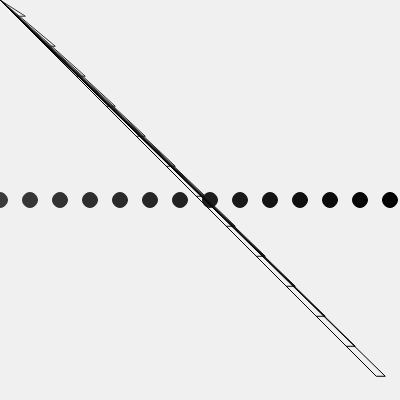
Frame 1 (no input)
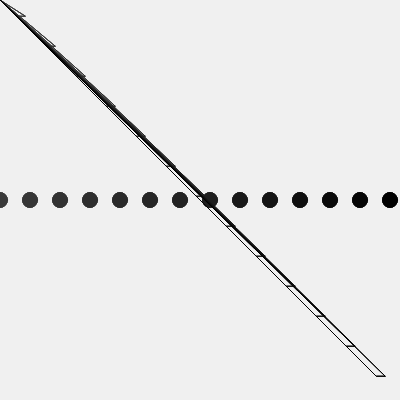
Frame 60 (no input)
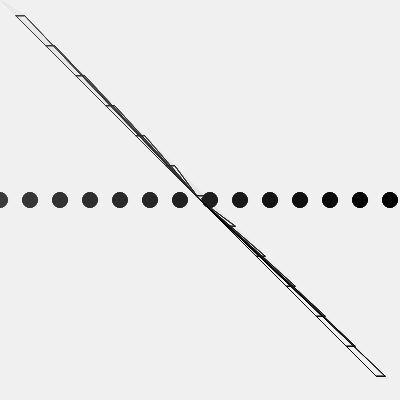
Frame 120 (the mouse pressed at the canvas centre since frame 60)

The p5.js sketch that drew these frames (run headless with seeded random() and noise() and a simulated clock; from frame 60 on, the mouse is pressed at the canvas centre):

// p5.js sketch
// ── sketch.js
// DM2008 — Activity 2b
// (Pattern Making, 40 min)
const size = 15;
const space = 30;

function setup() {
  createCanvas(400, 400);
  background(240);
 
}

function draw() {
  // background(200, 50);
   for (let i = 0; i < width; i += size) {
    // Alternate colors using % (modulo)
    if (i % space == 0) {
      fill(0); // black
      if (keyIsPressed) {
    switch (key) {
      case "1":
        fill("#8EC74C");
        break;
      case "2":
        fill("#53DAFD");
        break;
      case "3":
        fill("#816AFF");
        break;
      default:
        fill(random(255));
        }
      } 
      ellipse(i, height / 2, size);
    }
    else {
      background(240, 5)
      noFill(); 
      triangle(i+1, i+1, mouseX, mouseY, i + 10, i+1);
    }
  }
}

// TODO: add one interaction (mouse or key) to change the rule
// Example: if (mouseIsPressed) { fill(255, 0, 0); }

/* making a grid
let col = 5
let row = 5

function setup() {
  creativeCanvas(400, 400);
}

function draw() {
background(220); 

  for(let x = 0; x < col; x++) {
    for(let y = 0; y < row; y++) {
      let w = width / col
      let h = height / row
      fill(random(255))
      rect(x * w, y * h, w, h)
    }
  }
} */
